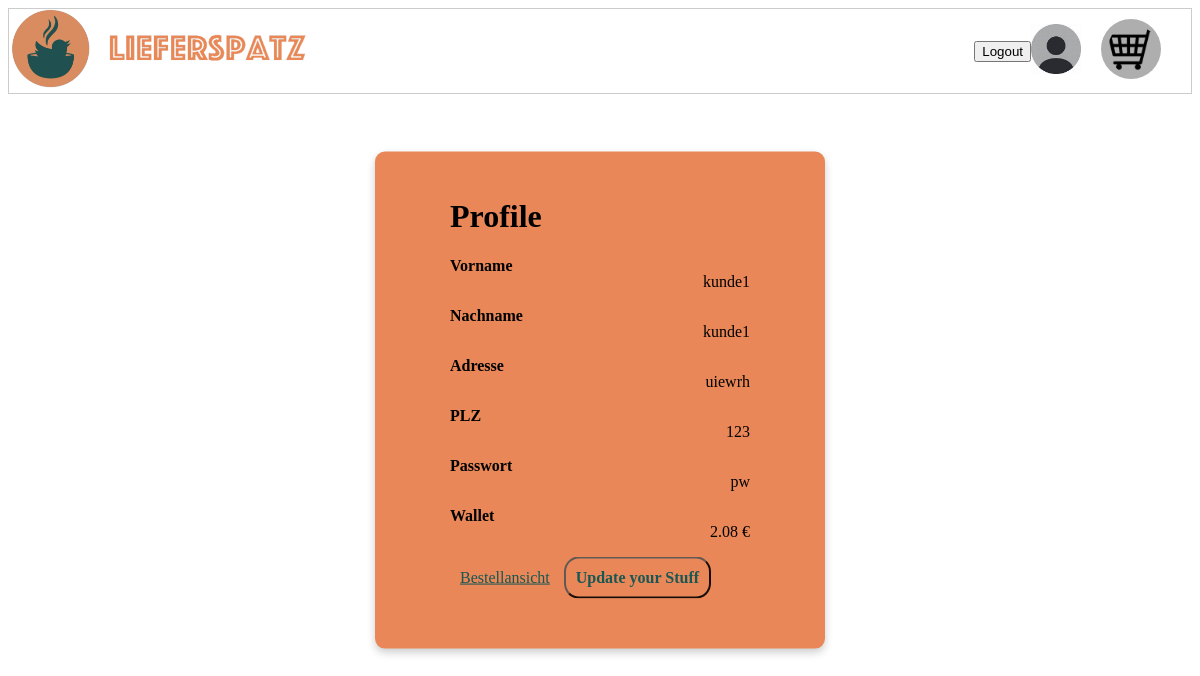
Before: /profile/ (signed in) with the older database file.
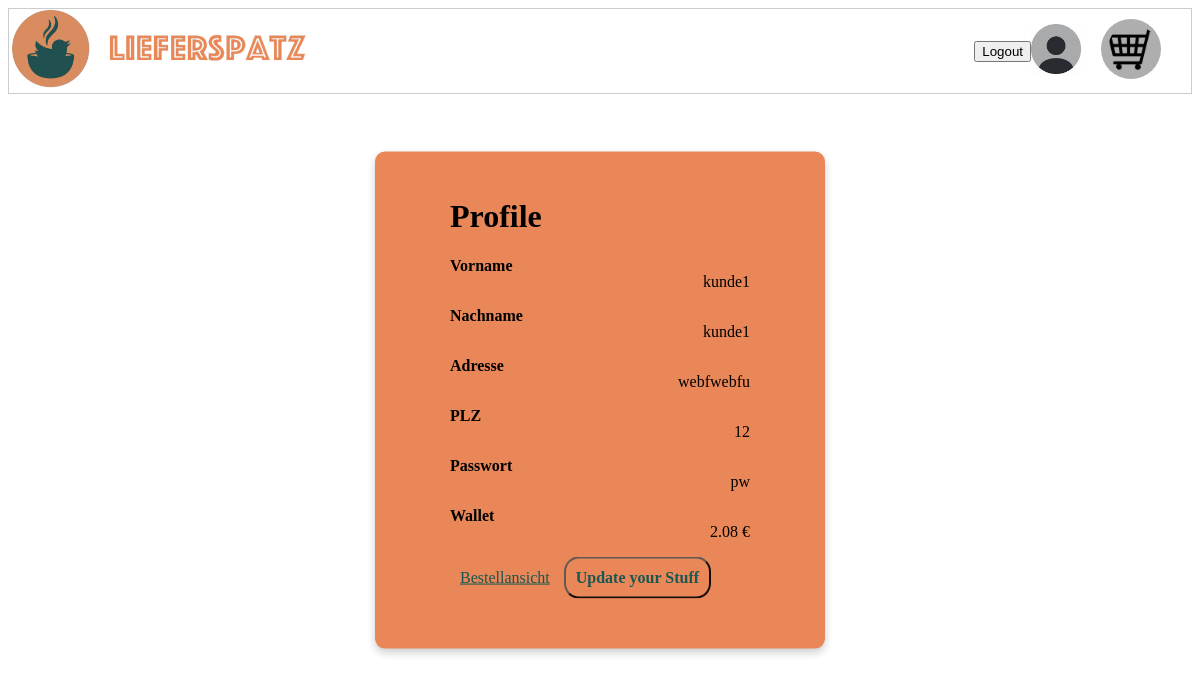
After: the same page with the newer database file.
### app.py (models this page shows, shortened)
class Kunde(db.Model):
    id = db.Column(db.Integer, primary_key = True)
    vorname = db.Column(db.String(20), unique = False, nullable = False)
    nachname = db.Column(db.String(20), unique = True, nullable = False)
    adresse = db.Column(db.String(20), unique = False, nullable = False)
    postleitzahl = db.Column(db.Integer(), nullable = False)
    password = db.Column(db.String(20), nullable = False)
    wallet = db.Column(db.Integer, nullable=False, default=100)

### app.py (the view)
@app.route("/profile/")
def profile():
    if not session.get("user"):
        return redirect(url_for("login"))
    user1 = session["user"]
    if user1["type"] == "Kunde":
        user = Kunde.query.get_or_404(user1["id"])
    else:
        user = Resto.query.get_or_404(user1["id"])
    return render_template("profile.html", content=user, userType = user1["type"], userID = user1["id"], json = json)

### templates/profile.html (shortened to what this page needs)
<!DOCTYPE html>
<html lang="en">
<head>
</head>
<body>
    <div  class=" header-layout">
        <div>
            {% if userType == "Kunde" %}
            <a href="{{ url_for('CatchResto')}}">
                <img class="logo" src="{{ url_for('static', filename='images/LP.png') }} ">
            </a>
            {% else %}
            <a href="{{ url_for('resto_speisekarte', restaurant_id = userID)}}">
                <img class="logo" src="{{ url_for('static', filename='images/LP.png') }} ">
            </a>
            {% endif %}
        </div>
        <div style=" padding: 10px;">
            <form action="{{ url_for('logout') }}" method="POST">
                <button type="submit">Logout</button>
            </form>
            <a href="{{ url_for('profile')}}">
                <img style="height: 50px; margin-right: 20px;" src ="{{ url_for('static', filename='images/th.jfif') }} ">
            </a>
            <a href="{{ url_for('summary')}}">
                <img style="height: 50px; background-color: #aeaeae; padding: 5px ; border-radius: 100%; padding-right: 3px; padding-left: 7px;margin-right: 20px;" src ="{{ url_for('static', filename='images/WK.png') }} ">
            </a>
        </div>
    </div>
    <div class="Profile" id="Profile">
        <h1>
            Profile
        </h1>
        {% if userType == "Kunde" %}
        <div class="item">
            <label for="vorname"><b>Vorname</b></label>
            <p>{{content.vorname}}</p>
        </div>
        <div class="item">
            <label for="Nachname"><b>Nachname</b></label>
            <p>{{content.nachname}}</p>
        </div>
        <div class="item">
            <label for="adresse"><b>Adresse</b></label>
            <p>{{content.adresse}}</p>
        </div>
        <div class="item">
            <label for="postleitzahl"><b>PLZ</b></label>
            <p>{{content.postleitzahl}}</p>
        </div>
        <div class="item">
            <label for="password"><b>Passwort</b></label>
            <p>{{content.password}}</p>
        </div>
        <div class="item">
            <label for="wallet"><b>Wallet</b></label>
            <p>{{"%.2f"|format(content.wallet)}} €</p>
        </div>
        <a class="btn register" href="{{url_for('bestellansichtKunde')}}">Bestellansicht</a>
        {% endif %}
        <button class="btn register" onclick="openForm('profileUpdateForm')"><b>Update your Stuff</b></button>
    </div>
</body>
</html>

### templates/profile.html (style rules this page uses)
.Profile { display: block; position: fixed; transform: translate(-50%, -50%); background-color: #E98758; box-shadow: 0px 4px 8px rgba(0, 0, 0, 0.2); border-radius: 10px; min-width: 300px; top: 50%; left: 50%; padding: 25px 75px 50px 75px; flex-direction: column; align-items: flex-start; flex-shrink: 0; background:#E98758; }
.Profile .item { display: flex; justify-content: space-between; align-items: flex-start; }
.register { background-color: #E98758; color:#025252; padding: 10px; align-items: center; display: justify; border-radius: 15px; font-family: "Istok Web"; font-size: 100%; opacity: 0.9; }
.logo { height: 80px; border-radius: 10px; }
.header-layout { display: grid; grid-template-columns: 1fr 1fr; background-color: rgb(255, 255, 255); border: 1px solid #ccc; }
.header-layout > div:first-child { display: flex; justify-content: left; align-items: center; }
.header-layout > div:nth-child(2) { display: flex; justify-content: right; align-items: center; }

Changed rows visible on the page:
changed Kunde "kunde1": adresse "uiewrh" → "webfwebfu"; postleitzahl "123" → "12"
